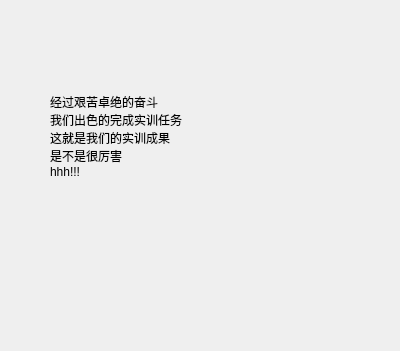
<?xml version="1.0" encoding="UTF-8"?>
<ui version="4.0">
 <class>about</class>
 <widget class="QDialog" name="about">
  <property name="geometry">
   <rect>
    <x>0</x>
    <y>0</y>
    <width>400</width>
    <height>351</height>
   </rect>
  </property>
  <property name="windowTitle">
   <string>Dialog</string>
  </property>
  <property name="styleSheet">
   <string notr="true">background-image: url(:/new/prefix1/release/1499779922595.jpg);</string>
  </property>
  <widget class="QLabel" name="print">
   <property name="geometry">
    <rect>
     <x>50</x>
     <y>0</y>
     <width>271</width>
     <height>271</height>
    </rect>
   </property>
   <property name="text">
    <string>经过艰苦卓绝的奋斗
我们出色的完成实训任务
这就是我们的实训成果
是不是很厉害
hhh!!!</string>
   </property>
  </widget>
 </widget>
 <resources/>
 <connections/>
</ui>
